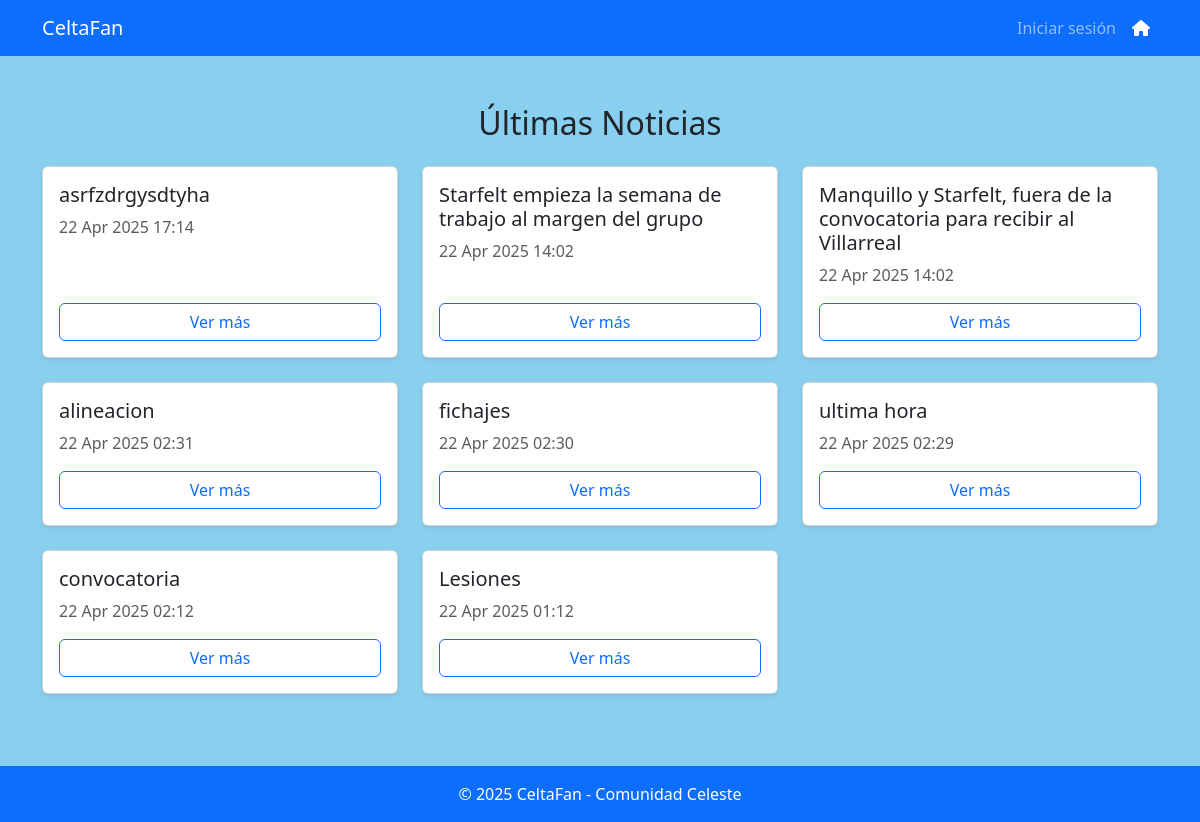
Screenshot of /noticias/ with the database file from the repository.
### core/models.py (models this page shows, shortened)
class Noticia(models.Model):
    titulo = models.CharField(max_length=200)
    contenido = models.TextField()
    fecha_publicacion = models.DateTimeField(default=timezone.now)

### core/views.py (the view)
# urls.py: path('noticias/', views.lista_noticias, name='lista_noticias'),
def lista_noticias(request):
    noticias = Noticia.objects.all().order_by('-fecha_publicacion')  # Ordenar por fecha descendente
    return render(request, 'noticias/lista_noticias.html', {'noticias': noticias})

### core/templates/noticias/lista_noticias.html (shortened to what this page needs)
<!DOCTYPE html>
<html lang="es">
<head>
    <link href="https://cdn.jsdelivr.net/npm/bootstrap@5.3.0/dist/css/bootstrap.min.css" rel="stylesheet">
    <link href="https://cdnjs.cloudflare.com/ajax/libs/font-awesome/6.0.0-beta3/css/all.min.css" rel="stylesheet">
</head>
<body style="background-color: #89CFF0;">
    <nav class="navbar navbar-expand-lg navbar-dark bg-primary">
        <div class="container">
            <a class="navbar-brand" href="#">CeltaFan</a>
            <div class="collapse navbar-collapse justify-content-end" id="navbarNav">
                <ul class="navbar-nav">
                    {% if user.is_authenticated %}
                    <li class="nav-item dropdown">
                        <a class="nav-link dropdown-toggle text-white" href="#" id="usuarioDropdown" role="button"
                            data-bs-toggle="dropdown" aria-expanded="false">
                            👤 {{ user.username }}
                        </a>
                        <ul class="dropdown-menu dropdown-menu-end" aria-labelledby="usuarioDropdown">
                            <li><a class="dropdown-item" href="{% url 'perfil' %}">Perfil</a></li>
                            <li>
                                <form method="post" action="{% url 'logout' %}" class="d-inline">
                                    {% csrf_token %}
                                    <button type="submit" class="dropdown-item">Salir</button>
                                </form>
                            </li>
                        </ul>
                    </li>
                    {% else %}
                    <li class="nav-item">
                        <a class="nav-link" href="{% url 'login' %}">Iniciar sesión</a>
                    </li>
                    {% endif %}
                    <li class="nav-item">
                        <a class="nav-link text-white" href="{% url 'home' %}">
                            <i class="fas fa-home"></i>
                        </a>
                    </li>
                </ul>
            </div>
        </div>
    </nav>
    <div class="container py-5">
        <h2 class="mb-4 text-center">Últimas Noticias</h2>
        <div class="row">
            {% for noticia in noticias %}
            <div class="col-sm-12 col-md-6 col-lg-4 mb-4">
                <div class="card h-100 shadow-sm">
                    <div class="card-body d-flex flex-column">
                        <h5 class="card-title">{{ noticia.titulo }}</h5>
                        <p class="text-muted mb-3">{{ noticia.fecha_publicacion|date:"d M Y H:i" }}</p>
                        <a href="{% url 'detalle_noticia' noticia.id %}" class="btn btn-outline-primary mt-auto">Ver
                            más</a>
                    </div>
                </div>
            </div>
            {% endfor %}
        </div>
    </div>
    <footer class="bg-primary text-white text-center py-3 mt-auto">
        &copy; 2025 CeltaFan - Comunidad Celeste
    </footer>
</body>
</html>

### rows the page displays
Noticia: titulo "asrfzdrgysdtyha", fecha_publicacion "22 Apr 2025 17:14"
Noticia: titulo "Starfelt empieza la semana de trabajo al margen del grupo", fecha_publicacion "22 Apr 2025 14:02"
Noticia: titulo "Manquillo y Starfelt, fuera de la convocatoria para recibir al Villarreal", fecha_publicacion "22 Apr 2025 14:02"
Noticia: titulo "alineacion", fecha_publicacion "22 Apr 2025 02:31"
Noticia: titulo "fichajes", fecha_publicacion "22 Apr 2025 02:30"
Noticia: titulo "ultima hora", fecha_publicacion "22 Apr 2025 02:29"
Noticia: titulo "convocatoria", fecha_publicacion "22 Apr 2025 02:12"
Noticia: titulo "Lesiones", fecha_publicacion "22 Apr 2025 01:12"
